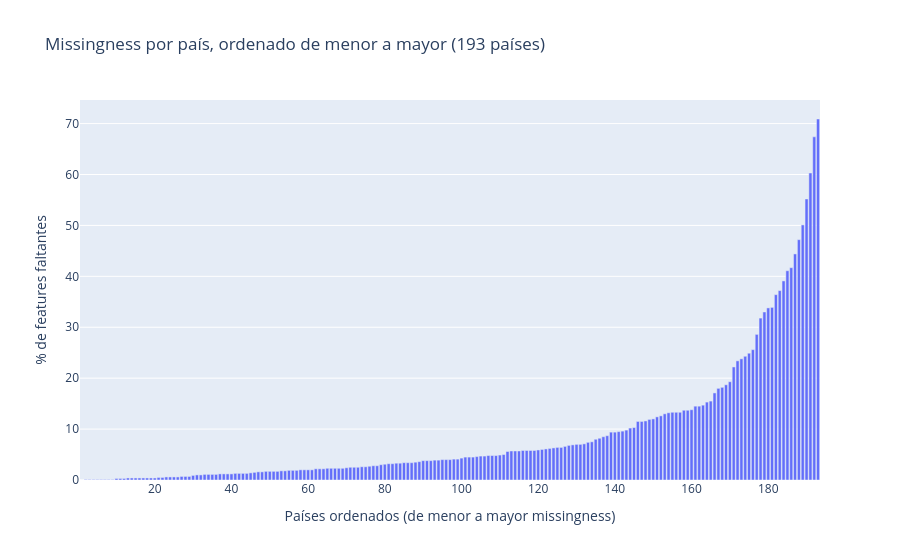

Notebook code for this chart:
### Code cell
fig_bar = px.bar(
    df_missingness_pais_ordenado, x="orden", y="pct_missingness",
    hover_data=["pais"],
    title="Missingness por país, ordenado de menor a mayor (193 países)",
    labels={"orden": "Países ordenados (de menor a mayor missingness)", "pct_missingness": "% de features faltantes"}
)
fig_bar.show()

### Figure 1 — Plotly figure (JSON) as saved in the notebook; plotly's stock layout.template omitted (floating-point values rounded to 4 significant figures; data arrays with more than 128 entries replaced by an {"elided": "..."} marker saying what was removed)
{"data": [{"customdata": {"elided": "193x1 str values"}, "hovertemplate": "Países ordenados (de menor a mayor missingness)=%{x}<br>% de features faltantes=%{y}<br>pais=%{customdata[0]}<extra></extra>", "legendgroup": "", "marker": {"color": "#636efa", "pattern": {"shape": ""}}, "name": "", "orientation": "v", "showlegend": false, "textposition": "auto", "type": "bar", "x": {"elided": "193 int values"}, "xaxis": "x", "y": {"elided": "193 float values"}, "yaxis": "y"}], "layout": {"barmode": "relative", "legend": {"tracegroupgap": 0}, "title": {"text": "Missingness por país, ordenado de menor a mayor (193 países)"}, "xaxis": {"anchor": "y", "domain": [0, 1], "title": {"text": "Países ordenados (de menor a mayor missingness)"}}, "yaxis": {"anchor": "x", "domain": [0, 1], "title": {"text": "% de features faltantes"}}}}
